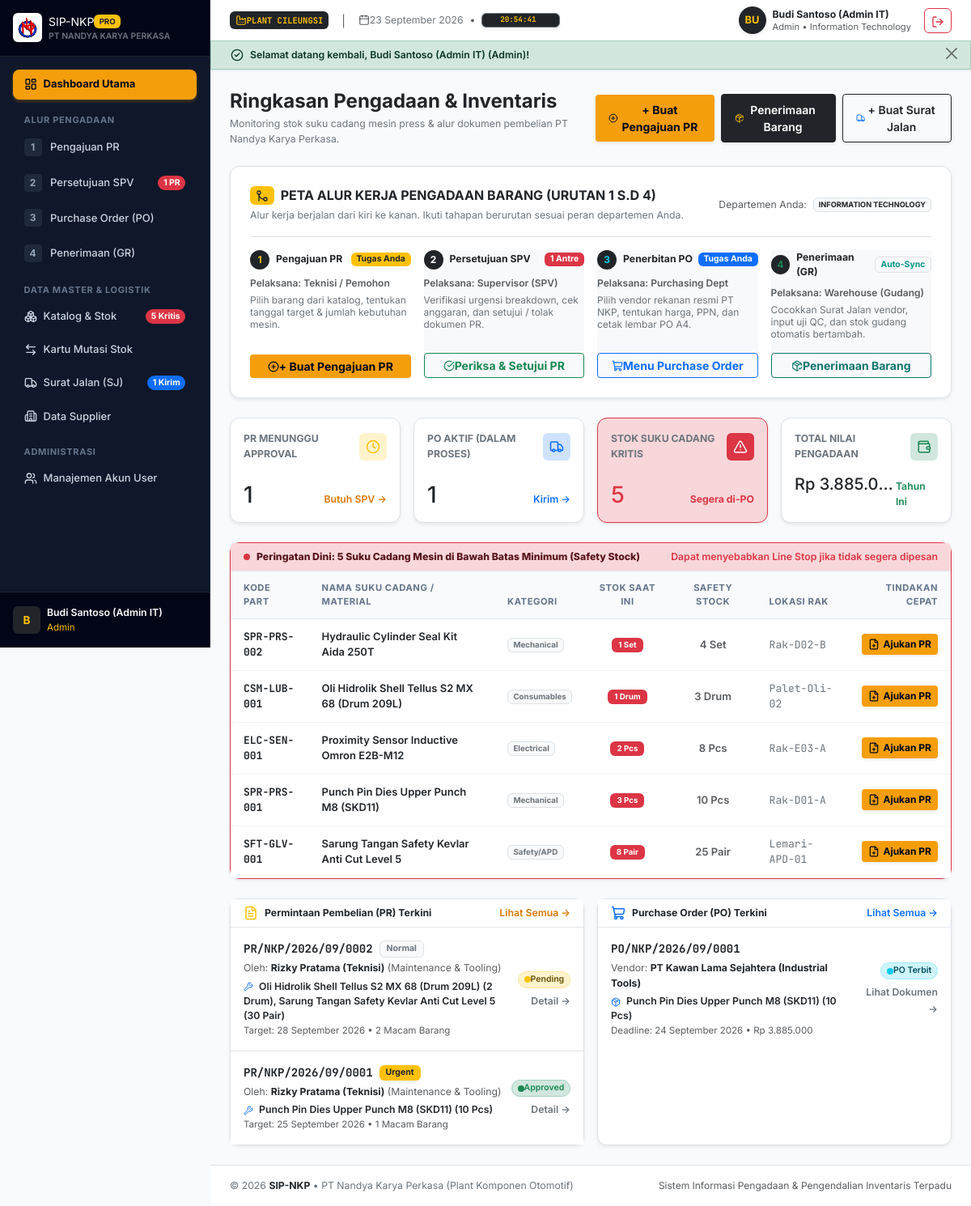
Page /index.php?page=dashboard (signed in) on the committed database.
### tables this page shows
CREATE TABLE `items` (
    `id` INT AUTO_INCREMENT PRIMARY KEY,
    `item_code` VARCHAR(30) NOT NULL UNIQUE,
    `name` VARCHAR(150) NOT NULL,
    `category` ENUM('Mechanical', 'Electrical', 'Raw Material', 'Consumables', 'Safety/APD') NOT NULL,
    `unit` VARCHAR(20) NOT NULL DEFAULT 'Pcs',
    `stock` INT NOT NULL DEFAULT 0,
    `min_stock` INT NOT NULL DEFAULT 5,
    `location_rack` VARCHAR(50) NOT NULL,
    `unit_price` DECIMAL(15,2) NOT NULL DEFAULT 0.00,
    `created_at` TIMESTAMP DEFAULT CURRENT_TIMESTAMP,
    `updated_at` TIMESTAMP DEFAULT CURRENT_TIMESTAMP ON UPDATE CURRENT_TIMESTAMP
);

CREATE TABLE `purchase_requisitions` (
    `id` INT AUTO_INCREMENT PRIMARY KEY,
    `pr_number` VARCHAR(40) NOT NULL UNIQUE,
    `user_id` INT NOT NULL,
    `approved_by` INT NULL,
    `pr_date` DATE NOT NULL,
    `target_date` DATE NOT NULL,
    `priority` ENUM('Normal', 'Urgent', 'Emergency') NOT NULL DEFAULT 'Normal',
    `status` ENUM('Pending', 'Approved', 'Rejected', 'PO Issued') NOT NULL DEFAULT 'Pending',
    `rejection_notes` TEXT NULL,
    `general_notes` TEXT NULL,
    `created_at` TIMESTAMP DEFAULT CURRENT_TIMESTAMP,
    CONSTRAINT `fk_pr_user` FOREIGN KEY (`user_id`) REFERENCES `users` (`id`) ON DELETE RESTRICT,
    CONSTRAINT `fk_pr_approver` FOREIGN KEY (`approved_by`) REFERENCES `users` (`id`) ON DELETE SET NULL
);

CREATE TABLE `users` (
    `id` INT AUTO_INCREMENT PRIMARY KEY,
    `name` VARCHAR(100) NOT NULL,
    `username` VARCHAR(50) NOT NULL UNIQUE,
    `password` VARCHAR(255) NOT NULL,
    `role` ENUM('admin', 'supervisor', 'purchasing', 'warehouse', 'requester') NOT NULL,
    `department` VARCHAR(50) NOT NULL,
    `created_at` TIMESTAMP DEFAULT CURRENT_TIMESTAMP
);

CREATE TABLE `purchase_orders` (
    `id` INT AUTO_INCREMENT PRIMARY KEY,
    `po_number` VARCHAR(40) NOT NULL UNIQUE,
    `pr_id` INT NOT NULL,
    `supplier_id` INT NOT NULL,
    `created_by` INT NOT NULL,
    `po_date` DATE NOT NULL,
    `delivery_deadline` DATE NOT NULL,
    `subtotal` DECIMAL(15,2) NOT NULL DEFAULT 0.00,
    `tax_percent` DECIMAL(5,2) NOT NULL DEFAULT 11.00,
    `tax_amount` DECIMAL(15,2) NOT NULL DEFAULT 0.00,
    `grand_total` DECIMAL(15,2) NOT NULL DEFAULT 0.00,
    `status` ENUM('Issued', 'Partial Received', 'Completed', 'Cancelled') NOT NULL DEFAULT 'Issued',
    `notes` TEXT NULL,
    `created_at` TIMESTAMP DEFAULT CURRENT_TIMESTAMP,
    CONSTRAINT `fk_po_pr` FOREIGN KEY (`pr_id`) REFERENCES `purchase_requisitions` (`id`) ON DELETE RESTRICT,
    CONSTRAINT `fk_po_supplier` FOREIGN KEY (`supplier_id`) REFERENCES `suppliers` (`id`) ON DELETE RESTRICT,
    CONSTRAINT `fk_po_creator` FOREIGN KEY (`created_by`) REFERENCES `users` (`id`) ON DELETE RESTRICT
);

CREATE TABLE `suppliers` (
    `id` INT AUTO_INCREMENT PRIMARY KEY,
    `supplier_code` VARCHAR(20) NOT NULL UNIQUE,
    `company_name` VARCHAR(150) NOT NULL,
    `contact_person` VARCHAR(100) NOT NULL,
    `phone` VARCHAR(30) NOT NULL,
    `email` VARCHAR(100) NOT NULL,
    `address` TEXT NOT NULL,
    `payment_term` VARCHAR(50) NOT NULL DEFAULT 'Net 30',
    `is_active` TINYINT(1) NOT NULL DEFAULT 1,
    `created_at` TIMESTAMP DEFAULT CURRENT_TIMESTAMP
);

### views/dashboard/index.php (the view, shortened to what the rows shown need)
<?php
require __DIR__ . '/../layouts/header.php';
$user = AuthHelper::user();
?>
<div class="d-flex flex-column flex-sm-row justify-content-between align-items-sm-center gap-3 mb-4">
    <div>
        <h1 class="h4 fw-bold text-dark mb-1">Ringkasan Pengadaan & Inventaris</h1>
    </div>
</div>
<div class="card border mb-4 shadow-sm">
    <div class="card-body p-3 p-sm-4">
        <div class="d-flex flex-column flex-sm-row justify-content-between align-items-sm-center gap-2 pb-3 mb-3 border-bottom">
            <div>
                <div class="d-flex align-items-center gap-2">
                    <h2 class="h6 fw-bold text-dark text-uppercase mb-0 tracking-wide">
                        Peta Alur Kerja Pengadaan Barang (Urutan 1 s.d 4)
                    </h2>
                </div>
            </div>
        </div>
    </div>
</div>
<?php if (!empty($criticalItems)): ?>
<div class="card border-danger shadow-sm mb-4">
    <div class="table-responsive">
        <table class="table table-hover align-middle mb-0">
            <thead>
                <tr>
                    <th>Kode Part</th>
                    <th>Nama Suku Cadang / Material</th>
                    <th>Kategori</th>
                    <th class="text-center">Stok Saat Ini</th>
                    <th class="text-center">Safety Stock</th>
                    <th>Lokasi Rak</th>
                    <th class="text-end">Tindakan Cepat</th>
                </tr>
            </thead>
            <tbody>
                <?php foreach ($criticalItems as $crit): ?>
                <tr>
                    <td class="font-monospace fw-bold text-dark"><?= htmlspecialchars($crit['item_code']) ?></td>
                    <td class="fw-semibold text-dark"><?= htmlspecialchars($crit['name']) ?></td>
                    <td><span class="badge bg-light text-secondary border"><?= htmlspecialchars($crit['category']) ?></span></td>
                    <td class="text-center">
                        <span class="badge bg-danger text-white px-2 py-1">
                            <?= $crit['stock'] ?> <?= $crit['unit'] ?>
                        </span>
                    </td>
                    <td class="text-center text-muted fw-semibold">
                        <?= $crit['min_stock'] ?> <?= $crit['unit'] ?>
                    </td>
                    <td class="font-monospace text-secondary"><?= htmlspecialchars($crit['location_rack']) ?></td>
                    <td class="text-end">
                        <a href="index.php?page=pr-create&item_id=<?= $crit['id'] ?>"
                           class="btn btn-warning btn-sm fw-bold px-2.5 py-1 d-inline-flex align-items-center gap-1 shadow-sm" style="background-color: var(--nkp-amber-500); border: none; color: #020617; font-size: 0.75rem;">
                            <i data-lucide="file-plus" style="width: 14px; height: 14px;"></i>
                            <span>Ajukan PR</span>
                        </a>
                    </td>
                </tr>
                <?php endforeach; ?>
            </tbody>
        </table>
    </div>
</div>
<?php endif; ?>
<div class="row g-3">
    <div class="col-12 col-lg-6">
        <div class="card border shadow-sm h-100">
            <div class="card-body p-0">
                <?php if (empty($recentPRs)): ?>
                    <div class="p-4 text-center text-muted small">Belum ada pengajuan PR.</div>
                <?php else: ?>
                    <div class="list-group list-group-flush">
                        <?php foreach ($recentPRs as $pr): ?>
                        <div class="list-group-item p-3 d-flex justify-content-between align-items-center">
                            <div>
                                <div class="d-flex align-items-center gap-2 mb-1">
                                    <a href="index.php?page=pr-detail&id=<?= $pr['id'] ?>" class="font-monospace fw-bold text-dark text-decoration-none hover-primary">
                                        <?= htmlspecialchars($pr['pr_number']) ?>
                                    </a>
                                    <?= FormatHelper::priorityBadge($pr['priority']) ?>
                                </div>
                                <div class="text-muted small">
                                    Oleh: <strong class="text-dark"><?= htmlspecialchars($pr['requester_name']) ?></strong> (<?= htmlspecialchars($pr['requester_dept']) ?>)
                                </div>
                                <div class="fw-semibold text-dark small mt-1" style="max-width: 320px;">
                                    <i data-lucide="wrench" class="text-primary me-1" style="width: 12px; height: 12px;"></i>
                                    <?= htmlspecialchars($pr['item_summary'] ?? '-') ?>
                                </div>
                                <div class="text-muted small mt-0.5" style="font-size: 0.72rem;">
                                    Target: <?= FormatHelper::dateIndo($pr['target_date']) ?> • <?= $pr['total_items'] ?> Macam Barang
                                </div>
                            </div>
                            <div class="text-end">
                                <?= FormatHelper::statusBadge($pr['status']) ?>
                                <div class="mt-1">
                                    <a href="index.php?page=pr-detail&id=<?= $pr['id'] ?>" class="text-decoration-none small text-secondary fw-semibold">
                                        Detail &rarr;
                                    </a>
                                </div>
                            </div>
                        </div>
                        <?php endforeach; ?>
                    </div>
                <?php endif; ?>
            </div>
        </div>
    </div>
    <div class="col-12 col-lg-6">
        <div class="card border shadow-sm h-100">
            <div class="card-body p-0">
                <?php if (empty($recentPOs)): ?>
                    <div class="p-4 text-center text-muted small">Belum ada dokumen PO yang diterbitkan.</div>
                <?php else: ?>
                    <div class="list-group list-group-flush">
                        <?php foreach ($recentPOs as $po): ?>
                        <div class="list-group-item p-3 d-flex justify-content-between align-items-center">
                            <div>
                                <div class="d-flex align-items-center gap-2 mb-1">
                                    <?php if (in_array($user['role'], ['purchasing', 'admin'])): ?>
                                        <a href="index.php?page=po-print&id=<?= $po['id'] ?>" class="font-monospace fw-bold text-dark text-decoration-none hover-primary">
                                            <?= htmlspecialchars($po['po_number']) ?>
                                        </a>
                                    <?php else: ?>
                                        <span class="font-monospace fw-bold text-dark">
                                            <?= htmlspecialchars($po['po_number']) ?>
                                        </span>
                                    <?php endif; ?>
                                </div>
                                <div class="text-muted small">
                                    Vendor: <strong class="text-dark"><?= htmlspecialchars($po['supplier_name']) ?></strong>
                                </div>
                                <div class="fw-semibold text-dark small mt-1" style="max-width: 320px;">
                                    <i data-lucide="package" class="text-primary me-1" style="width: 12px; height: 12px;"></i>
                                    <?= htmlspecialchars($po['item_summary'] ?? '-') ?>
                                </div>
                                <div class="text-muted small mt-0.5" style="font-size: 0.72rem;">
                                    Deadline: <?= FormatHelper::dateIndo($po['delivery_deadline']) ?> • <?= FormatHelper::rupiah($po['grand_total']) ?>
                                </div>
                            </div>
                            <div class="text-end">
                                <?= FormatHelper::statusBadge($po['status']) ?>
                                <?php if (in_array($user['role'], ['purchasing', 'admin'])): ?>
                                    <div class="mt-1">
                                        <a href="index.php?page=po-print&id=<?= $po['id'] ?>" class="text-decoration-none small text-secondary fw-semibold">
                                            Lihat Dokumen &rarr;
                                        </a>
                                    </div>
                                <?php else: ?>
                                    <div class="mt-1 small text-muted d-flex align-items-center justify-content-end gap-1" style="font-size: 0.72rem;">
                                        <i data-lucide="lock" style="width: 10px; height: 10px;"></i> Read-only
                                    </div>
                                <?php endif; ?>
                            </div>
                        </div>
                        <?php endforeach; ?>
                    </div>
                <?php endif; ?>
            </div>
        </div>
    </div>
</div>
<?php require __DIR__ . '/../layouts/footer.php'; ?>

### app/Helpers/FormatHelper.php (shortened to what the rows shown need)
<?php
class FormatHelper
{
    public static function rupiah(float|int|string|null $angka): string
    {
        $num = (float)($angka ?? 0);
        return 'Rp ' . number_format($num, 0, ',', '.');
    }
    public static function dateIndo(?string $tanggal, bool $withTime = false): string
    {
        $bulan = [
            1 => 'Januari', 'Februari', 'Maret', 'April', 'Mei', 'Juni',
            'Juli', 'Agustus', 'September', 'Oktober', 'November', 'Desember'
        ];
        $time = strtotime($tanggal);
        $tgl = (int)date('d', $time);
        $bln = (int)date('m', $time);
        $thn = date('Y', $time);
        $result = sprintf('%02d %s %s', $tgl, $bulan[$bln] ?? '', $thn);
        return $result;
    }
    public static function statusBadge(string $status): string
    {
        return match ($status) {
            'Pending' => '<span class="badge bg-warning-subtle text-warning-emphasis border border-warning-subtle rounded-pill px-2.5 py-1 small fw-semibold d-inline-flex align-items-center gap-1.5"><span class="badge bg-warning p-1 rounded-circle"> </span>Pending</span>',
            'Approved' => '<span class="badge bg-success-subtle text-success border border-success-subtle rounded-pill px-2.5 py-1 small fw-semibold d-inline-flex align-items-center gap-1.5"><span class="badge bg-success p-1 rounded-circle"> </span>Approved</span>',
            'Rejected' => '<span class="badge bg-danger-subtle text-danger border border-danger-subtle rounded-pill px-2.5 py-1 small fw-semibold d-inline-flex align-items-center gap-1.5"><span class="badge bg-danger p-1 rounded-circle"> </span>Rejected</span>',
            'PO Issued' => '<span class="badge bg-primary-subtle text-primary border border-primary-subtle rounded-pill px-2.5 py-1 small fw-semibold d-inline-flex align-items-center gap-1.5"><span class="badge bg-primary p-1 rounded-circle"> </span>PO Issued</span>',
            'Issued' => '<span class="badge bg-info-subtle text-info-emphasis border border-info-subtle rounded-pill px-2.5 py-1 small fw-semibold d-inline-flex align-items-center gap-1.5"><span class="badge bg-info p-1 rounded-circle"> </span>PO Terbit</span>',
            'Partial Received' => '<span class="badge bg-secondary-subtle text-secondary-emphasis border border-secondary-subtle rounded-pill px-2',
            '' => '',
            '' => '',
            '' => '',
            'Draft' => '<span class="badge bg-light text-secondary border rounded-pill px-2.5 py-1 small fw-semibold">Draft</span>',
            'Cancelled' => '<span class="badge bg-light text-secondary border rounded-pill px-2.5 py-1 small fw-semibold">Dibatalkan</span>',
            default => '<span class="badge bg-light text-dark border rounded-pill px-2.5 py-1 small fw-semibold">' . htmlspecialchars($status) . '</span>',
        };
    }
    public static function priorityBadge(string $priority): string
    {
        return match ($priority) {
            'Emergency' => '<span class="badge bg-danger text-white fw-bold px-2 py-1 shadow-sm">EMERGENCY</span>',
            'Urgent' => '<span class="badge bg-warning text-dark fw-bold px-2 py-1 shadow-sm">Urgent</span>',
            'Normal' => '<span class="badge bg-light text-secondary border px-2 py-1">Normal</span>',
            default => htmlspecialchars($priority),
        };
    }
}

### rows in the picture
items: item_code "SPR-PRS-002", name "Hydraulic Cylinder Seal Kit Aida 250T", category "Mechanical", stock "1", unit "Set", min_stock "4", location_rack "Rak-D02-B"
items: item_code "CSM-LUB-001", name "Oli Hidrolik Shell Tellus S2 MX 68 (Drum 209L)", category "Consumables", stock "1", unit "Drum", min_stock "3", location_rack "Palet-Oli-02"
items: item_code "ELC-SEN-001", name "Proximity Sensor Inductive Omron E2B-M12", category "Electrical", stock "2", unit "Pcs", min_stock "8", location_rack "Rak-E03-A"
items: item_code "SPR-PRS-001", name "Punch Pin Dies Upper Punch M8 (SKD11)", category "Mechanical", stock "3", unit "Pcs", min_stock "10", location_rack "Rak-D01-A"
items: item_code "SFT-GLV-001", name "Sarung Tangan Safety Kevlar Anti Cut Level 5", category "Safety/APD", stock "8", unit "Pair", min_stock "25", location_rack "Lemari-APD-01"
purchase_requisitions: pr_number "PR/NKP/2026/09/0002", priority "Normal", user.name "Rizky Pratama (Teknisi)", user.department "Maintenance & Tooling", item_summary "Oli Hidrolik Shell Tellus S2 MX 68 (Drum 209L) (2 Drum), Sarung Tangan Safety Kevlar Anti Cut Level 5 (30 Pair)", target_date "28 September 2026", total_items "2", status "Pending"
purchase_requisitions: pr_number "PR/NKP/2026/09/0001", priority "Urgent", user.name "Rizky Pratama (Teknisi)", user.department "Maintenance & Tooling", item_summary "Punch Pin Dies Upper Punch M8 (SKD11) (10 Pcs)", target_date "25 September 2026", total_items "1", status "Approved"
purchase_orders: po_number "PO/NKP/2026/09/0001", supplier.company_name "PT Kawan Lama Sejahtera (Industrial Tools)", item_summary "Punch Pin Dies Upper Punch M8 (SKD11) (10 Pcs)", delivery_deadline "24 September 2026", grand_total "Rp 3.885.000", status "PO Terbit"

### other values in the picture
$pendingPRCount "1"
$criticalStockCount "5"
$activeDNCount "1"
substr($user['name'] ?? 'U', 0, 1) "B"
$user['name'] "Budi Santoso (Admin IT)"
$user['role'] "Admin"
substr($currentUser['name'] ?? 'U', 0, 2) "BU"
$currentUser['name'] "Budi Santoso (Admin IT)"
$currentUser['role'] "Admin"
$currentUser['department'] "Information Technology"
$flash['message'] "Selamat datang kembali, Budi Santoso (Admin IT) (Admin)!"
$user['department'] "INFORMATION TECHNOLOGY"
$kpi['pending_pr'] "1"
$kpi['active_po'] "1"
$kpi['critical_stock'] "5"
